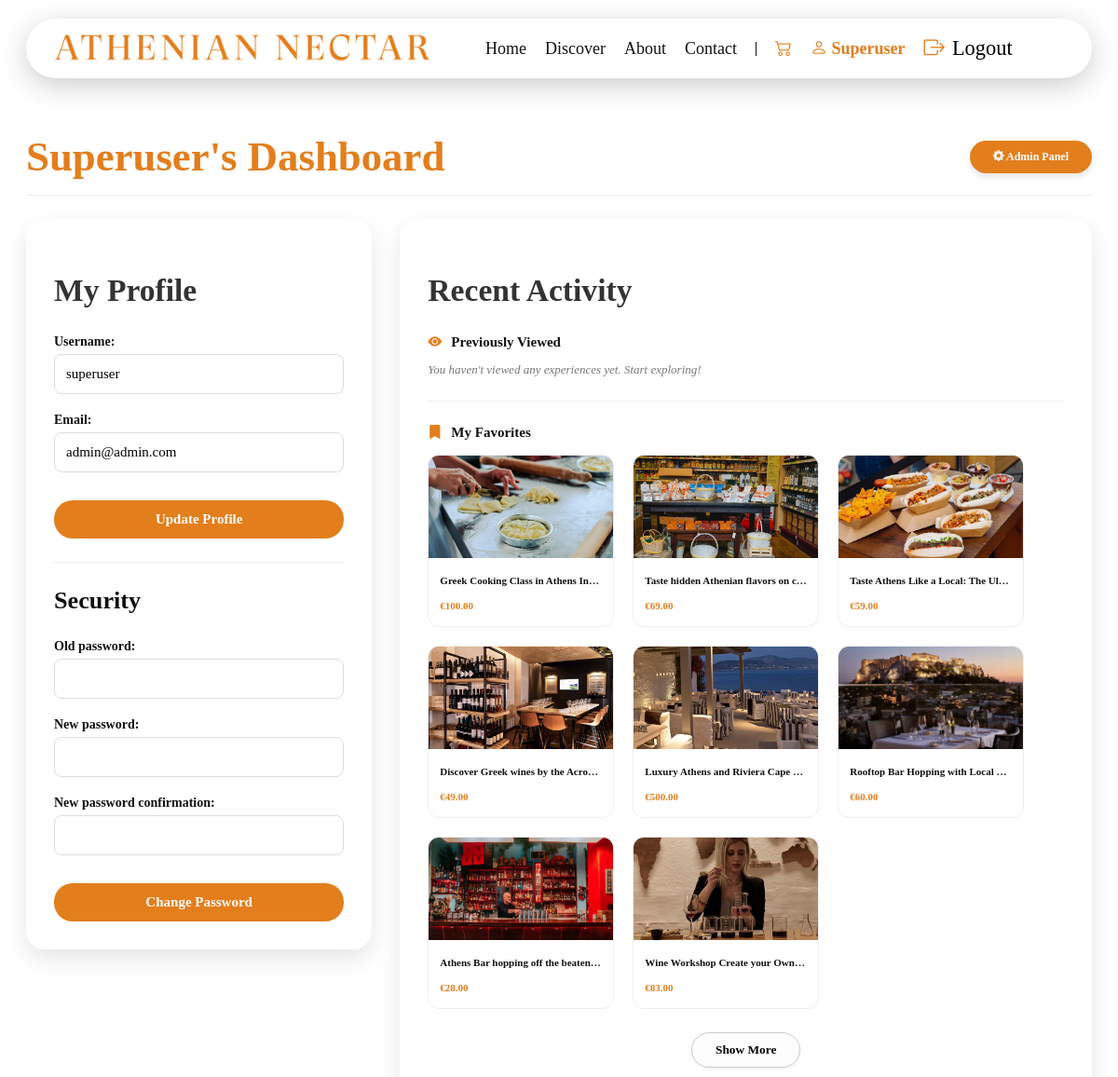
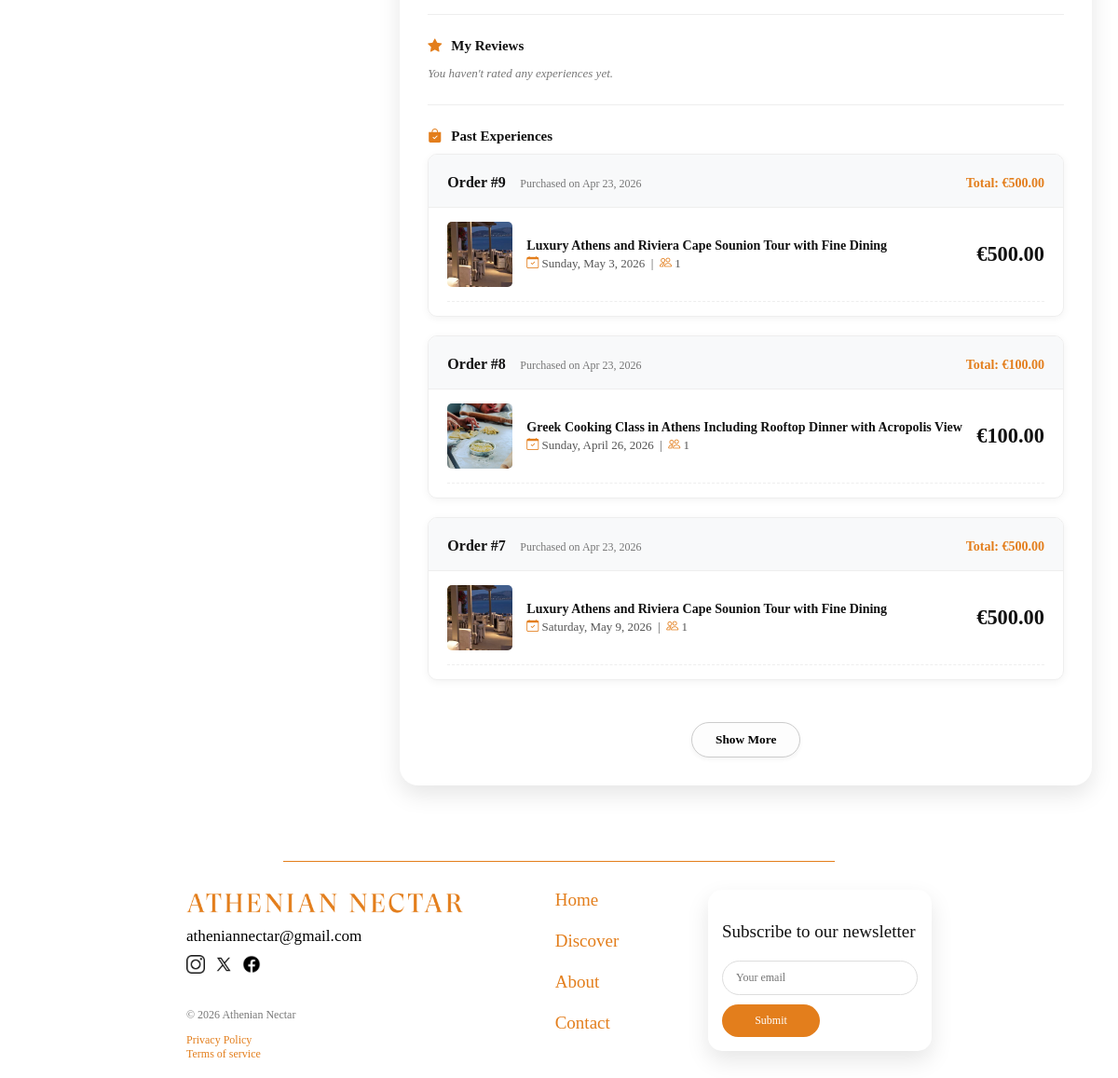
Page /users/dashboard/ (signed in) on the committed database (2 pictures, top to bottom).
### experiences/models.py (models this page shows, shortened)
class Experience(models.Model):
    title = models.CharField(max_length=200)
    category = models.ForeignKey(Category, on_delete=models.CASCADE)
    subcategory = models.ForeignKey(Subcategory, on_delete=models.SET_NULL, blank=True, null=True)
    description = models.TextField()
    image = models.ImageField(upload_to='experiences/')
    price = models.DecimalField(max_digits=6, decimal_places=2)
    duration = models.DecimalField(max_digits=3, decimal_places=1)

### orders/models.py (models this page shows, shortened)
class Order(models.Model):
    user = models.ForeignKey(settings.AUTH_USER_MODEL, on_delete=models.CASCADE, related_name='orders')
    total_price = models.DecimalField(max_digits=10, decimal_places=2)
    created_at = models.DateTimeField(auto_now_add=True)

class OrderItem(models.Model):
    order = models.ForeignKey(Order, on_delete=models.CASCADE, related_name='items')
    experience = models.ForeignKey(Experience, on_delete=models.SET_NULL, null=True)
    price = models.DecimalField(max_digits=10, decimal_places=2)
    quantity = models.PositiveIntegerField(default=1)
    booking_date = models.DateField(null=True, blank=True)

### users/views.py (the view, shortened to what this page needs)
# urls.py: path('dashboard/', views.dashboard, name='dashboard'),
@login_required
def dashboard(request):
    u_form = UserUpdateForm(instance=request.user)
    p_form = CustomPasswordChangeForm(user=request.user)
    profile, created = Profile.objects.get_or_create(user=request.user)
    user_reviews = Review.objects.filter(user=request.user).order_by('-created_at')
    recently_viewed_ids = request.session.get('recently_viewed', [])
    recently_viewed_exps = []
    if recently_viewed_ids:
        exps = Experience.objects.filter(id__in=recently_viewed_ids)
        exp_dict = {exp.id: exp for exp in exps}
        recently_viewed_exps = [exp_dict[i] for i in recently_viewed_ids if i in exp_dict]
    purchases = Order.objects.filter(user=request.user).order_by('-created_at')
    context = {
        'u_form': u_form,
        'p_form': p_form,
        'recently_viewed': [],
        'ratings': [],
        'purchases': [],
        'favorites': profile.favorites.all(),
        'user_reviews': user_reviews,
        'recently_viewed': recently_viewed_exps,
        'purchases': purchases,
    }
    return render(request, 'users/dashboard.html', context)

### users/templates/users/dashboard.html (shortened to what this page needs)
{% extends 'home/base.html' %}
{% load static %}
{% block extra_css %}
    <link rel="stylesheet" href="{% static 'css/users.css' %}">
    <link rel="stylesheet" href="{% static 'css/cart.css' %}">
{% endblock %}
{% block content %}
<div class="dashboard-container">
    <div class="dashboard-header">
        <h1 class="dashboard-title">{{ user.username|title }}'s Dashboard</h1>
        {% if request.user.is_superuser %}
            <a href="{% url 'admin_panel' %}" class="admin-panel-button">
                <i class="bi bi-gear-fill"></i> Admin Panel
            </a>
        {% endif %}
    </div>
    <div class="dashboard-grid">
        <div class="dashboard-card">
            <h2>My Profile</h2>
            <form method="POST" class="profile-form">
                {{ u_form.as_p }}
                <button type="submit" name="update_profile" class="login-button">Update Profile</button>
            </form>
            <hr class="gray-line">
            <h3>Security</h3>
            <form method="POST" class="profile-form">
                {{ p_form.as_p }}
                <button type="submit" name="change_password" class="login-button" >
                    Change Password
                </button>
            </form>
        </div>
        <div class="dashboard-card">
            <h2>Recent Activity</h2>
            <div class="activity-section">
                <h3><i class="bi bi-eye-fill"></i> Previously Viewed</h3>
                {% if recently_viewed %}
                    <div class="favorites-grid" id="viewed-grid">
                        {% for item in recently_viewed %}
                            <div class="favorite-mini-card">
                                <a href="{% url 'experience_detail' item.id %}" class="favorite-content">
                                    <img src="{{ item.image.url }}" alt="{{ item.title }}">
                                    <div class="favorite-details">
                                        <h4>{{ item.title }}</h4>
                                        <span class="favorite-price">€{{ item.price }}</span>
                                    </div>
                                </a>
                            </div>
                        {% endfor %}
                    </div>
                {% else %}
                    <p class="empty-message">You haven't viewed any experiences yet. Start exploring!</p>
                {% endif %}
            </div>
            <hr class="gray-line">
             <div class="activity-section">
                <h3><i class="bi bi-bookmark-fill"></i> My Favorites</h3>
                {% if favorites %}
                    <div class="favorites-grid" id="favorites-grid">
                        {% for item in favorites %}
                            <div class="favorite-mini-card" id="favorite-card-{{ item.id }}">
                                <a href="{% url 'experience_detail' item.id %}" class="favorite-content">
                                    <img src="{{ item.image.url }}" alt="{{ item.title }}">
                                    <div class="favorite-details">
                                        <h4>{{ item.title }}</h4>
                                        <span class="favorite-price">€{{ item.price }}</span>
                                    </div>
                                </a>
                            </div>
                        {% endfor %}
                    </div>
                    {% if favorites|length > 8 %}
                        <div class="show-more-container" id="favorites-show-more-container">
                            <button id="favorites-show-more-button" class="show-more-button">
                                Show More
                            </button>
                        </div>
                    {% endif %}
                {% else %}
                    <p class="empty-message">Your favorites list is currently empty. Start exploring!</p>
                {% endif %}
            </div>
            <hr class="gray-line">
            <div class="activity-section">
                <h3><i class="bi bi-star-fill"></i> My Reviews</h3>
                {% if user_reviews %}
                    <div class="favorites-grid" id="ratings-grid">
                        {% for review in user_reviews %}
                            <div class="favorite-mini-card">
                                <a href="{% url 'experience_detail' review.experience.id %}#reviews-section" class="favorite-content">
                                    <img src="{{ review.experience.image.url }}" alt="{{ review.experience.title }}">
                                    <div class="favorite-details">
                                        <h4>{{ review.experience.title }}</h4>
                                        <div>
                                            {% for i in "12345"|make_list %}
                                                {% if forloop.counter <= review.rating %}
                                                    <i class="bi bi-star-fill"></i>
                                                {% else %}
                                                    <i class="bi bi-star"></i>
                                                {% endif %}
                                            {% endfor %}
                                        </div>
                                    </div>
                                </a>
                            </div>
                        {% endfor %}
                    </div>
                    {% if user_reviews|length > 8 %}
                        <div class="show-more-container" id="ratings-show-more-container">
                            <button id="ratings-show-more-button" class="show-more-button">
                                Show More
                            </button>
                        </div>
                    {% endif %}
                {% else %}
                    <p class="empty-message">You haven't rated any experiences yet.</p>
                {% endif %}
            </div>
            <hr class="gray-line">
            <div class="activity-section">
                <h3><i class="bi bi-bag-check-fill"></i> Past Experiences</h3>
                {% if purchases %}
                    <div class="orders-grid">
                        {% for order in purchases %}
                            <div class="order-card {% if forloop.counter > 3 %}extra-order{% endif %}"
                            {% if forloop.counter > 3 %}display: none;{% endif %}">
                                <div class="order-header">
                                    <div>
                                        <strong class="order-title">Order #{{ order.id }}</strong>
                                        <span class="order-date">
                                            Purchased on {{ order.created_at|date:"M d, Y" }}
                                        </span>
                                    </div>
                                    <div >
                                        <strong class="order-total">
                                            Total: €{{ order.total_price }}
                                        </strong>
                                    </div>
                                </div>
                                <div class="order-body">
                                    <ul class="order-list">
                                        {% for item in order.items.all %}
                                            <li class="order-item">
                                                <img src="{{ item.experience.image.url }}" alt="{{ item.experience.title }}">
                                                <div class="order-item-details">
                                                    <strong class="order-item-title">
                                                        {% if item.experience %}
                                                            {{ item.experience.title }}
                                                        {% else %}
                                                            Experience Unavailable
                                                        {% endif %}
                                                    </strong>
                                                    <span class="order-item-meta">
                                                        <i class="bi bi-calendar-check"></i> {{ item.booking_date|date:"l, F j, Y" }} &nbsp;|&nbsp;
                                                        <i class="bi bi-people"></i> {{ item.quantity }}
                                                    </span>
                                                </div>
                                                <div class="order-item-price">
                                                    €{{ item.price }}
                                                </div>
                                            </li>
                                        {% endfor %}
                                    </ul>
                                </div>
                            </div>
                        {% endfor %}
                        {% if purchases|length > 3 %}
                            <div class="show-more-container">
                                <button id="orders-toggle-button" data-expanded="false" class="show-more-button">
                                </button>
                            </div>
                        {% endif %}
                    </div>
                    {% else %}
                        <p class="empty-message">You haven't booked any experiences yet.</p>
                {% endif %}
            </div>
        </div>
    </div>
</div>
{% endblock %}

### home/templates/home/header.html (shortened to what this page needs)
{% load static %}
<header class="athenian-header">
    <div class="header-container">
        <div class="logo-section">
                <a href="{% url 'home' %}">
                <img src="{% static 'images/logo.png' %}" alt="Athenian Nectar Logo">
            </a>
        </div>
        <nav class="nav-links" aria-label="Main navigation">
            <a href="{% url 'home' %}">Home</a>
            <a href="{% url 'discover' %}">Discover</a>
            <a href="{% url 'about' %}">About</a>
            <a href="{% url 'contact' %}">Contact</a>
            {% if user.is_authenticated %}
                <a href="{% url 'cart_detail' %}" class="nav-link">
                    <i class="bi bi-cart2"></i>
                </a>
                <a href="{% url 'dashboard' %}">
                    <i class="bi bi-person"></i>
                    <span>{{ user.username|title }}</span>
                </a>
                <form action="{% url 'logout' %}" method="post" class="logout-form">
                    <button type="submit" class="logout-button">
                        <i class="bi bi-box-arrow-right"></i>
                        <span>Logout</span>
                    </button>
                </form>
            {% else %}
                <a href="{% url 'login' %}">
                    <i class="bi bi-person"></i>
                    <span>Login/Register</span>
                </a>
            {% endif %}
        </nav>
    </div>
</header>

### rows in the picture
Experience: image (picture), title "Greek Cooking Class in Athens In…", price "100.00"
Experience: image (picture), title "Taste hidden Athenian flavors on c…", price "69.00"
Experience: image (picture), title "Taste Athens Like a Local: The Ul…", price "59.00"
Experience: image (picture), title "Discover Greek wines by the Acro…", price "49.00"
Experience: image (picture), title "Luxury Athens and Riviera Cape…", price "500.00"
Experience: image (picture), title "Rooftop Bar Hopping with Local…", price "60.00"
Experience: image (picture), title "Athens Bar hopping off the beaten…", price "28.00"
Experience: image (picture), title "Wine Workshop Create your Own…", price "83.00"
Order: id "9", created_at "Apr 23, 2026", total_price "500.00"
OrderItem: experience.image (picture), experience "Luxury Athens and Riviera Cape Sounion Tour with Fine Dining", booking_date "Sunday, May 3, 2026", quantity "1", price "500.00"
Order: id "8", created_at "Apr 23, 2026", total_price "100.00"
OrderItem: experience.image (picture), experience "Greek Cooking Class in Athens Including Rooftop Dinner with Acropolis View", booking_date "Sunday, April 26, 2026", quantity "1", price "100.00"
Order: id "7", created_at "Apr 23, 2026", total_price "500.00"
OrderItem: experience.image (picture), experience "Luxury Athens and Riviera Cape Sounion Tour with Fine Dining", booking_date "Saturday, May 9, 2026", quantity "1", price "500.00"

### other values in the picture
{{ user.username|title }} "Superuser"
